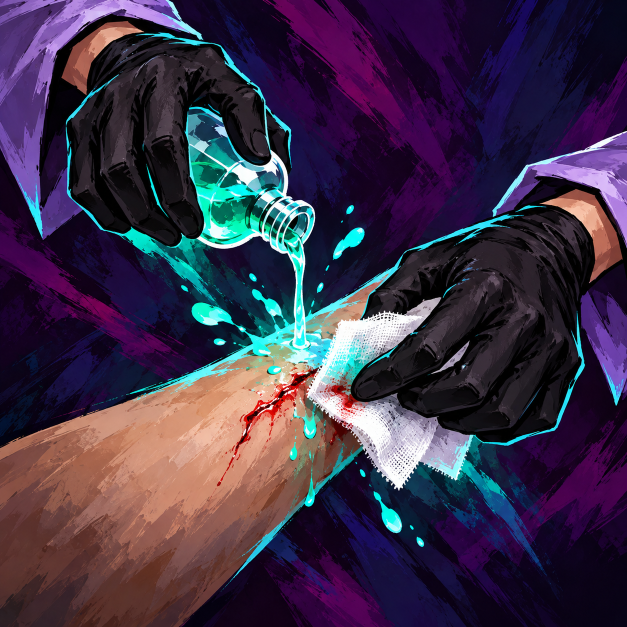
#> input picture assets/delivery/claude_20261011/cards/antiseptic_v2.png, 1254 x 1254 px (shown at 1/2 size); its folder holds only this picture in this run
$ python preview_mira_v2.py
#> lines starting #> are read from the running program, lines starting #| are printed output that depends on the picture
"""Create readable-size inspection sheets; never approve by generation alone."""
from pathlib import Path
from PIL import Image, ImageDraw

root = Path(__file__).resolve().parents[1]
work = root / 'ai/claude_mira_cards_v2_20261011'
files = sorted((root / 'assets/delivery/claude_20261011/cards').glob('*_v2.png'))
for offset in range(0, len(files), 6):
    group = files[offset:offset+6]
    sheet = Image.new('RGB', (900, 680), '#211a28')
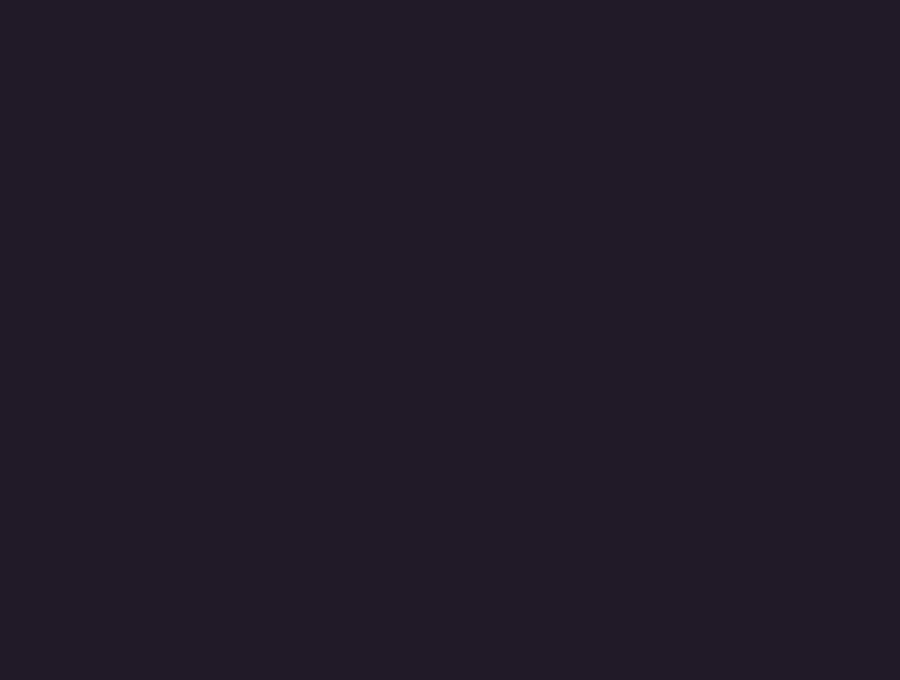
#> sheet: PIL image 900x680 RGB; mean R, G, B 33, 26, 40
    draw = ImageDraw.Draw(sheet)
    for n, path in enumerate(group):
        im = Image.open(path).convert('RGB')
#> im is the input picture: PIL image 1254x1254 RGB; mean R, G, B 61.2, 48.9, 71.8
        x, y = (n % 3)*300, (n//3)*340
        sheet.paste(im.resize((290,290), Image.Resampling.LANCZOS), (x,y))
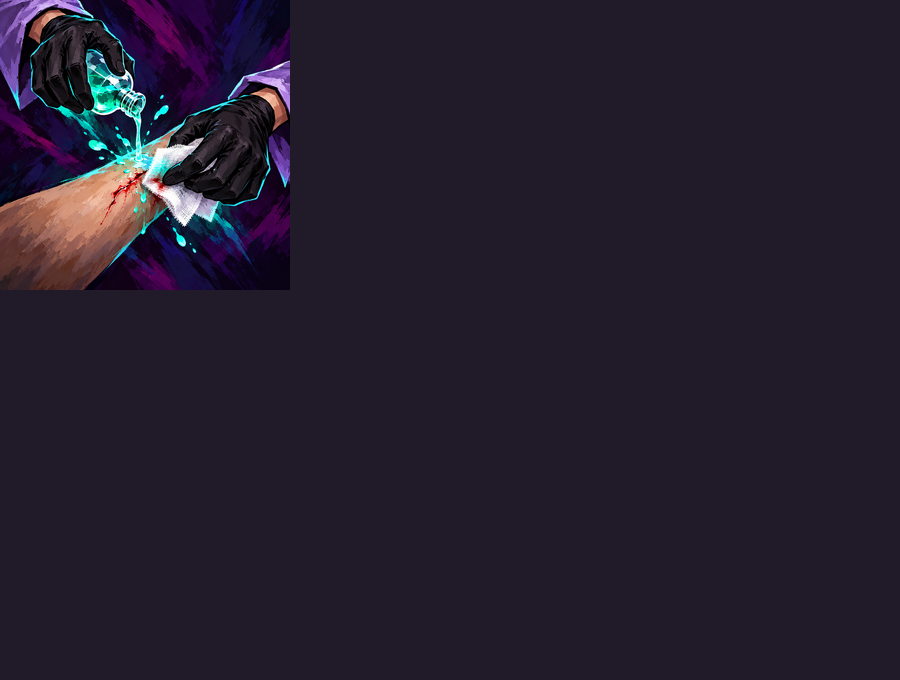
#> sheet: PIL image 900x680 RGB; mean R, G, B 36.9, 29.2, 44.4
        draw.text((x+5,y+295), path.stem, fill='white')
    sheet.save(work / f'preview_{offset//6+1:02}.jpg', quality=94)
print(len(files), 'approved delivery images, current versions only')

$ run again, on assets/delivery/claude_20261011/cards/flask_barrage_v2.png
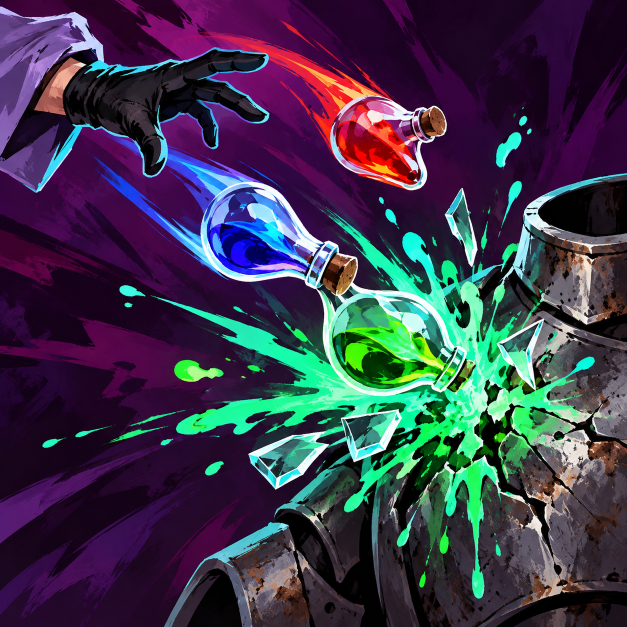
#> input picture assets/delivery/claude_20261011/cards/flask_barrage_v2.png, 1254 x 1254 px (shown at 1/2 size)
#> im is the input picture: PIL image 1254x1254 RGB; mean R, G, B 60.1, 55.8, 75.4
#> `sheet.paste(im.resize((290,290), Image.Resampling.LANCZOS), (x,y))`:
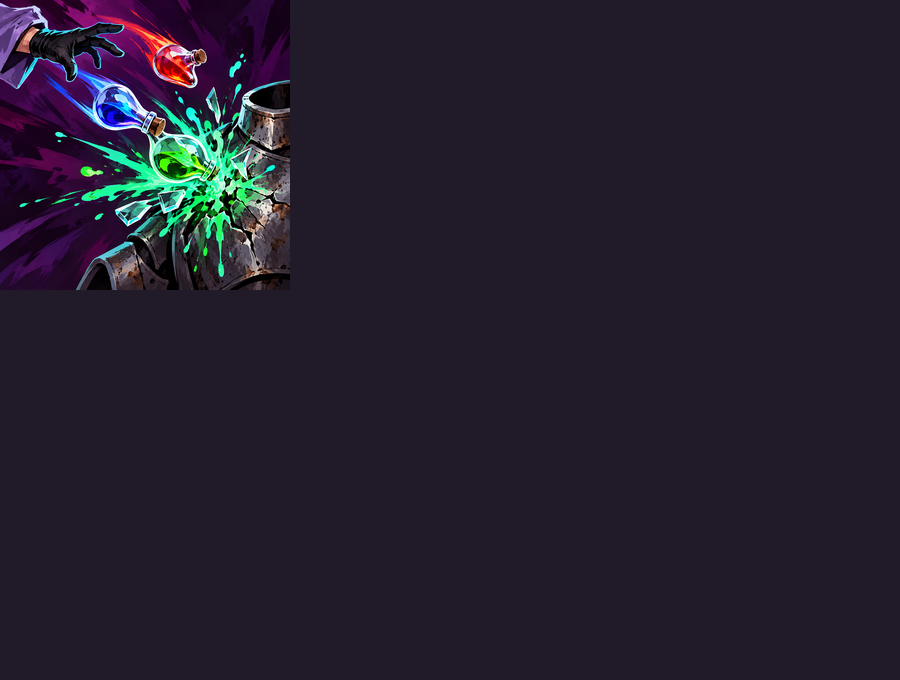
#> sheet: PIL image 900x680 RGB; mean R, G, B 36.7, 30.1, 44.9

$ run again, on assets/delivery/claude_20261011/cards/overdose_v2.png
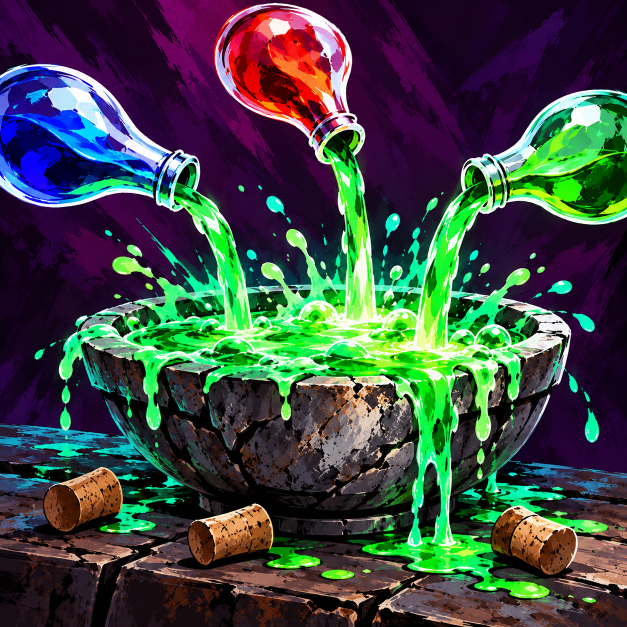
#> input picture assets/delivery/claude_20261011/cards/overdose_v2.png, 1254 x 1254 px (shown at 1/2 size)
#> im is the input picture: PIL image 1254x1254 RGB; mean R, G, B 61.6, 72.7, 67.7
#> `sheet.paste(im.resize((290,290), Image.Resampling.LANCZOS), (x,y))`:
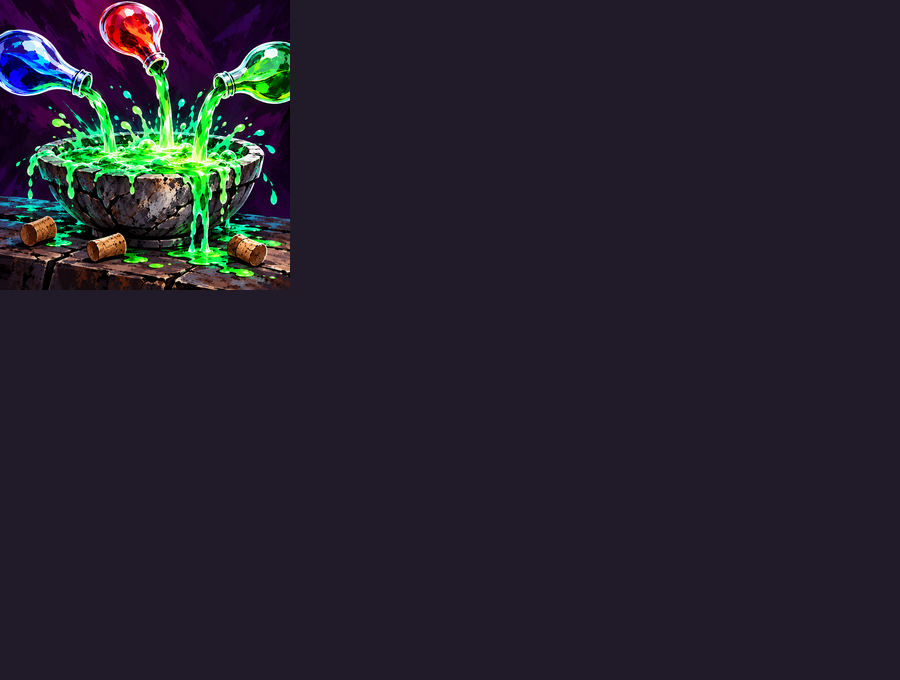
#> sheet: PIL image 900x680 RGB; mean R, G, B 37, 32.4, 43.8

$ run again, on assets/delivery/claude_20261011/cards/rapid_brew_v2.png
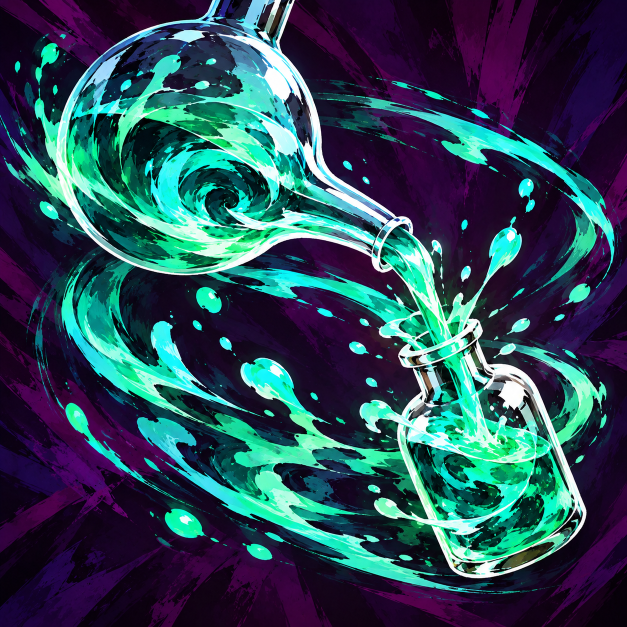
#> input picture assets/delivery/claude_20261011/cards/rapid_brew_v2.png, 1254 x 1254 px (shown at 1/2 size)
#> im is the input picture: PIL image 1254x1254 RGB; mean R, G, B 43.7, 73.5, 87.7
#> `sheet.paste(im.resize((290,290), Image.Resampling.LANCZOS), (x,y))`:
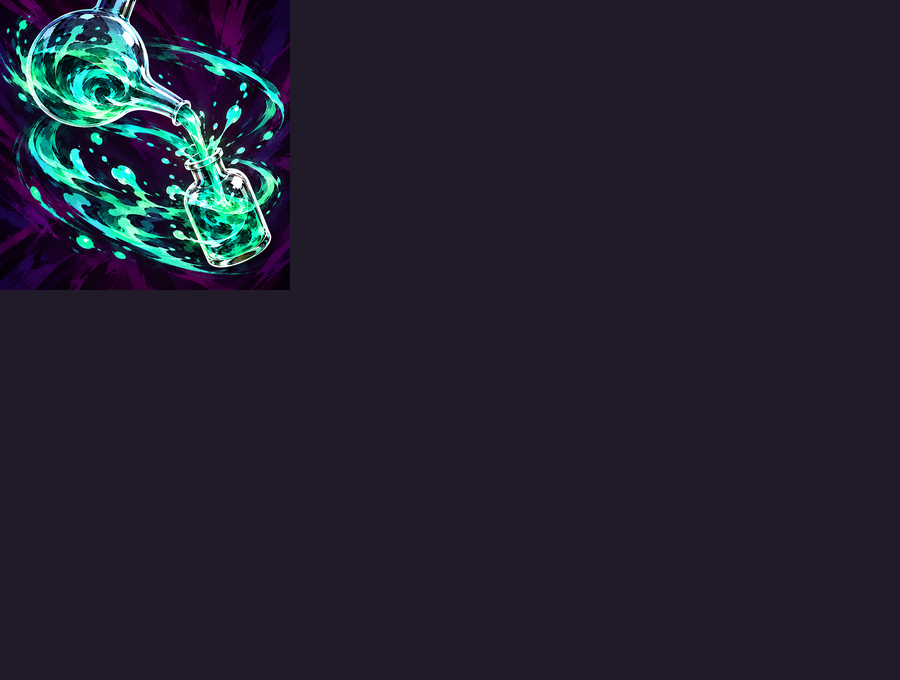
#> sheet: PIL image 900x680 RGB; mean R, G, B 34.5, 32.5, 46.5
